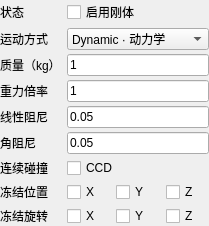
<?xml version="1.0" encoding="UTF-8"?><ui version="4.0"><class>RigidbodyComponentEditorForm</class><widget class="QWidget" name="RigidbodyComponentEditorForm"><property name="sizePolicy"><sizepolicy hsizetype="Expanding" vsizetype="Maximum"><horstretch>0</horstretch><verstretch>0</verstretch></sizepolicy></property><layout class="QFormLayout" name="formLayout"><property name="fieldGrowthPolicy"><enum>QFormLayout::AllNonFixedFieldsGrow</enum></property><property name="leftMargin"><number>0</number></property><property name="topMargin"><number>0</number></property><property name="rightMargin"><number>0</number></property><property name="bottomMargin"><number>0</number></property><property name="horizontalSpacing"><number>6</number></property><property name="verticalSpacing"><number>4</number></property><item row="0" column="0"><widget class="QLabel" name="label0"><property name="text"><string>状态</string></property></widget></item><item row="0" column="1"><widget class="QCheckBox" name="enabledCheck"><property name="text"><string>启用刚体</string></property></widget></item><item row="1" column="0"><widget class="QLabel" name="label1"><property name="text"><string>运动方式</string></property></widget></item><item row="1" column="1"><widget class="QComboBox" name="motionCombo"><item><property name="text"><string>Dynamic · 动力学</string></property></item><item><property name="text"><string>Kinematic · 代码驱动</string></property></item></widget></item><item row="2" column="0"><widget class="QLabel" name="label2"><property name="text"><string>质量（kg）</string></property></widget></item><item row="2" column="1"><widget class="QLineEdit" name="massEdit"><property name="text"><string>1</string></property><property name="minimumSize"><size><width>28</width><height>0</height></size></property></widget></item><item row="3" column="0"><widget class="QLabel" name="label3"><property name="text"><string>重力倍率</string></property></widget></item><item row="3" column="1"><widget class="QLineEdit" name="gravityEdit"><property name="text"><string>1</string></property><property name="minimumSize"><size><width>28</width><height>0</height></size></property></widget></item><item row="4" column="0"><widget class="QLabel" name="label4"><property name="text"><string>线性阻尼</string></property></widget></item><item row="4" column="1"><widget class="QLineEdit" name="linearDampingEdit"><property name="text"><string>0.05</string></property><property name="minimumSize"><size><width>28</width><height>0</height></size></property></widget></item><item row="5" column="0"><widget class="QLabel" name="label5"><property name="text"><string>角阻尼</string></property></widget></item><item row="5" column="1"><widget class="QLineEdit" name="angularDampingEdit"><property name="text"><string>0.05</string></property><property name="minimumSize"><size><width>28</width><height>0</height></size></property></widget></item><item row="6" column="0"><widget class="QLabel" name="label6"><property name="text"><string>连续碰撞</string></property></widget></item><item row="6" column="1"><widget class="QCheckBox" name="continuousCheck"><property name="text"><string>CCD</string></property></widget></item><item row="7" column="0"><widget class="QLabel" name="label7"><property name="text"><string>冻结位置</string></property></widget></item><item row="7" column="1"><widget class="QWidget" name="positionHost"><layout class="QHBoxLayout" name="positionLayout"><property name="leftMargin"><number>0</number></property><property name="topMargin"><number>0</number></property><property name="rightMargin"><number>0</number></property><property name="bottomMargin"><number>0</number></property><item><widget class="QCheckBox" name="positionXCheck"><property name="text"><string>X</string></property></widget></item><item><widget class="QCheckBox" name="positionYCheck"><property name="text"><string>Y</string></property></widget></item><item><widget class="QCheckBox" name="positionZCheck"><property name="text"><string>Z</string></property></widget></item></layout></widget></item><item row="8" column="0"><widget class="QLabel" name="label8"><property name="text"><string>冻结旋转</string></property></widget></item><item row="8" column="1"><widget class="QWidget" name="rotationHost"><layout class="QHBoxLayout" name="rotationLayout"><property name="leftMargin"><number>0</number></property><property name="topMargin"><number>0</number></property><property name="rightMargin"><number>0</number></property><property name="bottomMargin"><number>0</number></property><item><widget class="QCheckBox" name="rotationXCheck"><property name="text"><string>X</string></property></widget></item><item><widget class="QCheckBox" name="rotationYCheck"><property name="text"><string>Y</string></property></widget></item><item><widget class="QCheckBox" name="rotationZCheck"><property name="text"><string>Z</string></property></widget></item></layout></widget></item></layout></widget><resources/><connections/></ui>
